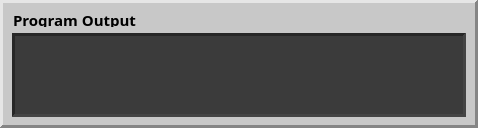
<?xml version="1.0" encoding="UTF-8"?>
<ui version="4.0">
 <class>PanelOutput</class>
 <widget class="QFrame" name="PanelOutput">
  <property name="geometry">
   <rect>
    <x>0</x>
    <y>0</y>
    <width>478</width>
    <height>128</height>
   </rect>
  </property>
  <property name="sizePolicy">
   <sizepolicy hsizetype="Expanding" vsizetype="Preferred">
    <horstretch>0</horstretch>
    <verstretch>0</verstretch>
   </sizepolicy>
  </property>
  <property name="minimumSize">
   <size>
    <width>200</width>
    <height>128</height>
   </size>
  </property>
  <property name="maximumSize">
   <size>
    <width>16777215</width>
    <height>128</height>
   </size>
  </property>
  <property name="windowTitle">
   <string>Frame</string>
  </property>
  <property name="styleSheet">
   <string notr="true">background-color: rgb(200, 200, 200);</string>
  </property>
  <property name="frameShape">
   <enum>QFrame::Panel</enum>
  </property>
  <property name="frameShadow">
   <enum>QFrame::Raised</enum>
  </property>
  <property name="lineWidth">
   <number>3</number>
  </property>
  <widget class="QLabel" name="label_title">
   <property name="geometry">
    <rect>
     <x>12</x>
     <y>12</y>
     <width>141</width>
     <height>15</height>
    </rect>
   </property>
   <property name="maximumSize">
    <size>
     <width>16777215</width>
     <height>15</height>
    </size>
   </property>
   <property name="font">
    <font>
     <family>Courier 10 Pitch</family>
     <pointsize>11</pointsize>
     <weight>75</weight>
     <bold>true</bold>
    </font>
   </property>
   <property name="text">
    <string>Program Output</string>
   </property>
   <property name="indent">
    <number>1</number>
   </property>
  </widget>
  <widget class="QTextBrowser" name="text_output">
   <property name="geometry">
    <rect>
     <x>12</x>
     <y>33</y>
     <width>454</width>
     <height>84</height>
    </rect>
   </property>
   <property name="minimumSize">
    <size>
     <width>0</width>
     <height>84</height>
    </size>
   </property>
   <property name="maximumSize">
    <size>
     <width>800</width>
     <height>16777215</height>
    </size>
   </property>
   <property name="font">
    <font>
     <family>DejaVu Sans</family>
     <pointsize>10</pointsize>
    </font>
   </property>
   <property name="focusPolicy">
    <enum>Qt::NoFocus</enum>
   </property>
   <property name="toolTip">
    <string>GuiInterface::getGuiInterface()-&gt;guiPrintTerminal()</string>
   </property>
   <property name="styleSheet">
    <string notr="true">background-color: rgb(59, 59, 59);</string>
   </property>
   <property name="frameShape">
    <enum>QFrame::Panel</enum>
   </property>
   <property name="frameShadow">
    <enum>QFrame::Sunken</enum>
   </property>
   <property name="lineWidth">
    <number>3</number>
   </property>
   <property name="midLineWidth">
    <number>0</number>
   </property>
  </widget>
 </widget>
 <resources/>
 <connections/>
</ui>
